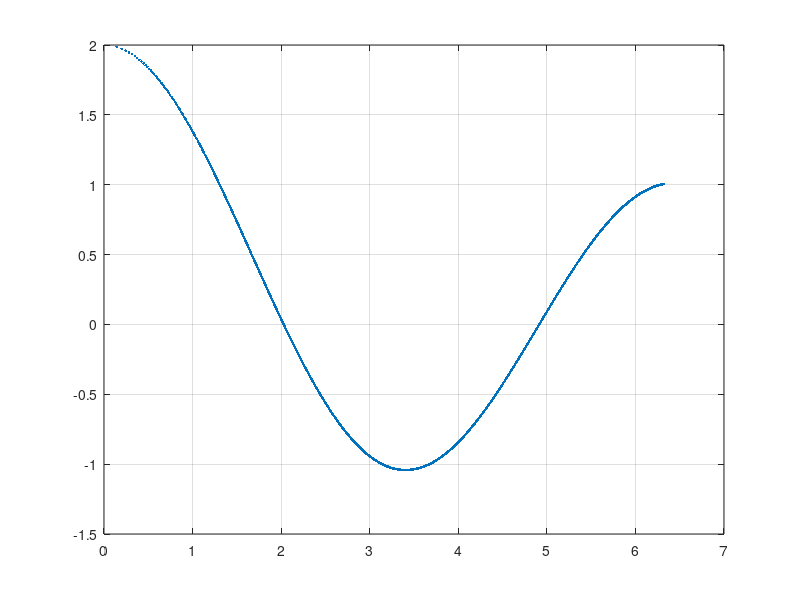
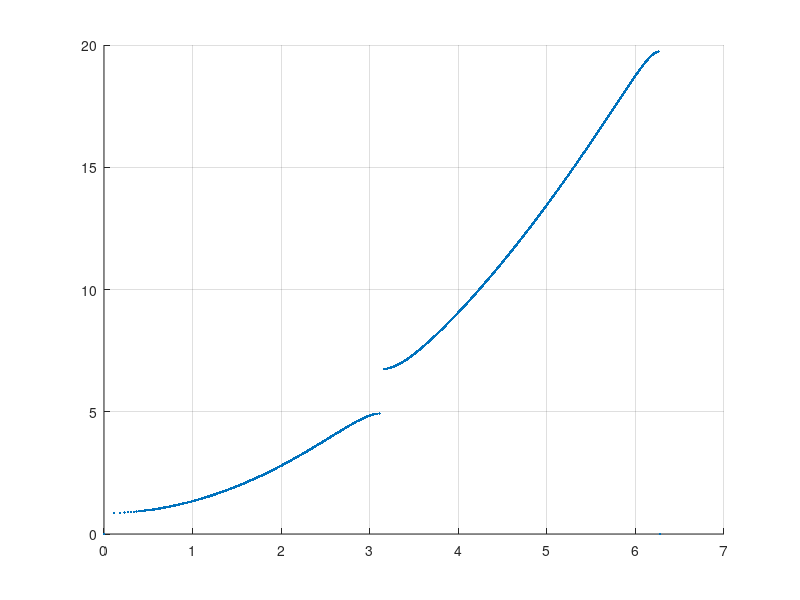

MATLAB code to generate these figures, in order: (Note: this script raises an error after producing the figures.)
%% kronig-penney model
% fixed constant of parametrer of the lattice a=1
% energy
E =0:0.01:20;
% hbar =1
m =1;
%strength of the potential
b = 1;
k = sqrt(2 * m *E);
f = cos(k) + b.*sin(k)./k;

figure();
plot(k,f,'.');
grid on;

count=1;
for t=1:length(k)
    if (f(t)<1) && (f(t)>-1)
        w(t)=acos(f(t));
        ew(t) = E(t);
    end
    
end
% composite function
for t=1:length(w)
    if t>495
        w(t)=6.28-w(t);
    end

    if w(t)>6.26
        w(t)=2*6.28-w(t);
    end
end

figure();
hold on;
plot(w,ew,'.');
%set(gca,'xticklabel',[])
%set(gca,'yticklabel',[])
grid on
plot_f('Energy as a function of k in the 1st BZ','k','E',14)
%xlim([0 3.15]);
%% 1st derivative
for t=1:length(ew)-1
   d_ew(t) = (ew(t+1)-ew(t)) ./(w(t+1) - w(t)); 
end
figure();
plot(w(1:end-1),d_ew,'.')
grid on
plot_f('Derivative of Energy as a function of k in the 1st BZ','k','dE/dk',14)
xlim([0 3.1]);
% 2nd derivative
for t=1:length(d_ew)-1
   dd_ew(t) = (d_ew(t+1)-d_ew(t)) ./(w(t+1) - w(t)); 
end
figure();
plot(w(1:end-2),dd_ew,'.')
grid on
plot_f('Second derivative of Energy as a function of k in the 1st BZ','k','d^2E/dk^2',14)
xlim([0 3.1]);

%% module 4 ex 3
E_0 = 1.42; % eV
m1 = 0.067; % m_e mass of the electron 0.511 MeV 
m2 = 0.082;
m3 = 0.45;

k=-0.4:0.001:0.4;
% energy = hbar^2 c^2 /(2 m c^2) k^2 = 197^2 MeV F^2 
% = 7.5947e-20 eV m = 38.809 10^-1 Angstrom^2 k^2 =3.8809 A^2 k^2
E1 = E_0 + k.^2 * 7.5947/(2*m1);
E2 = - k.^2 * 7.5947/(2*m2);
E3 = - k.^2 * 7.5947/(2*m3);

figure();
hold on;
plot(k,E1);
plot(k,E2);
plot(k,E3);
plot_f('Energy dispersion relations of GaAs', ['k ' '[' char(197) '^{-1}]'] , 'E [eV]',14)
s= {['m_1 = ',num2str(m1),' m_e'],...
    ['m_2 = ',num2str(m2),' m_e'],...
    ['m_3 = ',num2str(m3),' m_e']};
legend_f(s);


%% ex 5
%
kb = 8.617e-5; %eV/K 
hbar = 6.582e-16; %eV s
E_g = 1.12; %eV
E_d = 0.045;
m_e = 1.08 *0.511; %eV
m_h = 0.811*0.511;

T=5:1:1.1455e+03;
% cm^-3
N_d = 1e17;
N_c = 2.9e19; 
n_i = 2*N_d * ...
    (1 + ...
    sqrt( 1 + 4* (N_d / N_c) .* exp(E_d./(kb *T) )  ) ...
    ).^(-1);


figure();
plot(100./T, log10(n_i),'b');
hold on;

T1=1.1455e+03:1:0.5e4;
n_h = N_c*exp(-E_g./(2*kb*T1));
plot(100./T1, log10(n_h),'b')

plot_f('Electron concentration n as a function of temperature T','100/T [K^{-1}]','log_{10}(n)',14)
%xlim([0 20e-3]);
ylim([16 18]);


%% energy plot
T=0.0001:0.1:500;
n_i = 2*N_d * ...
    (1 + ...
    sqrt( 1 + 4* (N_d / N_c) .* exp(E_d./(kb *T) )  ) ...
    ).^(-1);
E_f = kb * T .*log(N_d./n_i);

plot(100./T, E_f,'r')
hold on;
plot(100.*[0 2e-3],[4.1615e-04 4.1615e-04],'r')
plot_f('Fermi energy E_f as a function of temperature T','100/T [K^{-1}]','E_f - E_i [eV]',14)


